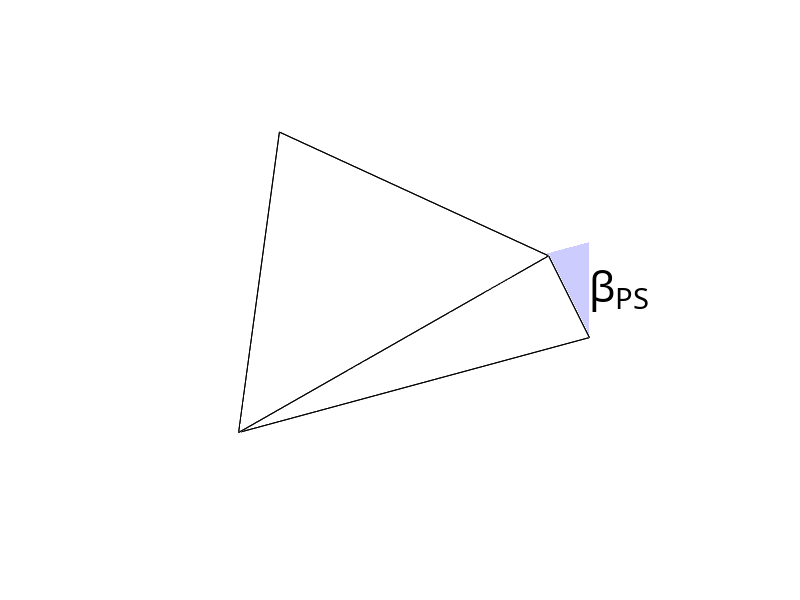
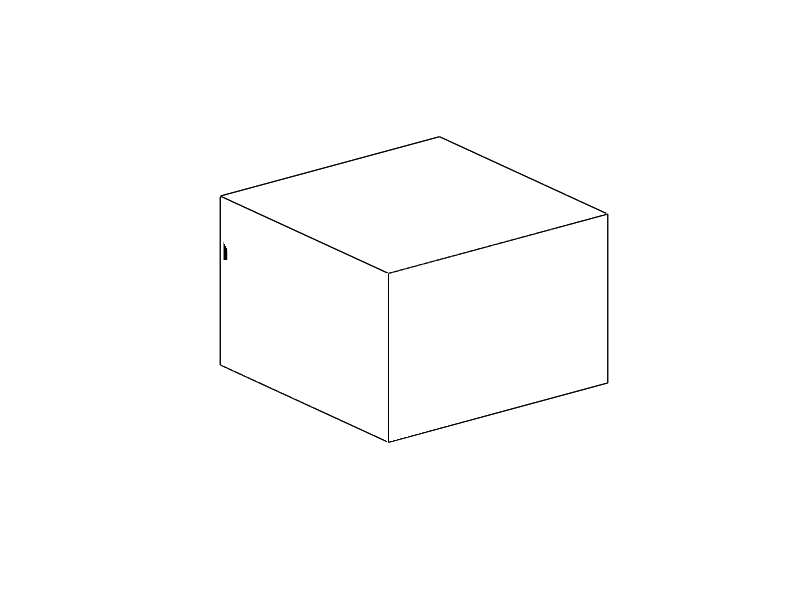

The MATLAB script that drew these images, in order: (Note: this script raises an error after producing the figures.)
close all
clear all
figure(1)
z = 1/sqrt(2);
S.Vertices = ([1,0,-z;-1,0,-z;0,1,z;0,-1,z]')';
S.Faces = [1,3,4;2,3,4;1,2,3;1,2,4];
S.FaceVertexCData = [ 1 ];
p = patch(S); hold on
set( p,'FaceColor',[1 1 1], ...
    'FaceAlpha',0.0,'FaceLighting','gouraud','EdgeColor','k')

[X,Y,Z]=sphere;
% use surf function to plot
R = 0.05;
centerSphere=surf(R*X,R*Y,R*Z);% center of mass sphere
set( centerSphere,'FaceColor',[0 0 0], ...
   'FaceAlpha',0.4,'FaceLighting','gouraud','EdgeColor','none');




theta0 = [[0; 0; 0], [1; 0;-z], [1; 0; 0]];
angletheta = fill3(theta0(1,:),theta0(2,:),theta0(3,:),'b');
set(angletheta,'FaceAlpha', 0.2, 'EdgeColor','none');
postxt = (([1; 0;-z]+ [1; 0; 0])/2);
Text = text(postxt(1), postxt(2), postxt(3), ['\beta_{PS}'])

set(Text, ...
    'FontName'   , 'Modern No. 20' , ...
    'FontWeight' , 'bold'      );

set( Text                    , ...
    'FontSize'   , 30         , ...
    'FontWeight' , 'normal'   );

theta0 = [[0; 0; 0], [0; 1;z], [0; 1; 0]];
angletheta = fill3(theta0(1,:),theta0(2,:),theta0(3,:),'b');
set(angletheta,'FaceAlpha', 0.2, 'EdgeColor','none');
postxt = ([0,1,z] + [0, 1, 0])/2;
Text = text(postxt(1), postxt(2), postxt(3), ['\beta_{PS}'])

set(Text, ...
    'FontName'   , 'Modern No. 20' , ...
    'FontWeight' , 'bold'      );

set( Text                    , ...
    'FontSize'   , 30         , ...
    'FontWeight' , 'normal'   );
 
axis off

figure(2)
xc=0; yc=0; zc=0;    % coordinated of the center
L=1;                 % cube size (length of an edge)


X = [0 0 0 0 0 1; 1 0 1 1 1 1; 1 0 1 1 1 1; 0 0 0 0 0 1];
Y = [0 0 0 0 1 0; 0 1 0 0 1 1; 0 1 1 1 1 1; 0 0 1 1 1 0];
Z = [0 0 1 0 0 0; 0 0 1 0 0 0; 1 1 1 0 1 1; 1 1 1 0 1 1];

C='blue';                  % unicolor

X = L*(X-0.5) + xc;
Y = L*(Y-0.5) + yc;
Z = L*(Z-0.5) + zc; 

p = fill3(X,Y,Z,C); hold on   % draw cube

set( p,'FaceColor',[1 1 1], ...
    'FaceAlpha',0.0,'FaceLighting','gouraud','EdgeColor','k')


theta0 = [[0; 0; 0], [0.5;0.5;0], [0.5;0.5;-0.5]];
angletheta = fill3(theta0(1,:),theta0(2,:),theta0(3,:),'b');
set(angletheta,'FaceAlpha', 0.2, 'EdgeColor','none');
postxt = (([0.5;0.5;0]+ [0.5;0.5;-0.5])/2);
Text = text(postxt(1), postxt(2), postxt(3), ['\beta_{PS}'])

set(Text, ...
    'FontName'   , 'Modern No. 20' , ...
    'FontWeight' , 'bold'      );

set( Text                    , ...
    'FontSize'   , 30         , ...
    'FontWeight' , 'normal'   );

theta0 = [[0; 0; 0], [-0.5;0.5;0], [-0.5;0.5;0.5]];
angletheta = fill3(theta0(1,:),theta0(2,:),theta0(3,:),'b');
set(angletheta,'FaceAlpha', 0.2, 'EdgeColor','none');
postxt = ([-0.5;0.5;0]+ [-0.5;0.5;0.5])/2;
Text = text(postxt(1), postxt(2), postxt(3), ['\beta_{PS}'])

set(Text, ...
    'FontName'   , 'Modern No. 20' , ...
    'FontWeight' , 'bold'      );

set( Text                    , ...
    'FontSize'   , 30         , ...
    'FontWeight' , 'normal'   );
[X,Y,Z]=sphere;

% use surf function to plot
R = 0.05;
centerSphere=surf(R*X,R*Y,R*Z);% center of mass sphere
set( centerSphere,'FaceColor',[0 0 0], ...
   'FaceAlpha',0.4,'FaceLighting','gouraud','EdgeColor','none');
axis off

figure(3)

[V,F]=platonic_solid(3,1);
patch('Faces',F,'Vertices',V,'FaceColor','b','FaceAlpha',0.0,'EdgeColor','k','LineWidth',1);
hold on
[X,Y,Z]=sphere;

% use surf function to plot
R = 0.05;
centerSphere=surf(R*X,R*Y,R*Z);% center of mass sphere
set( centerSphere,'FaceColor',[0 0 0], ...
   'FaceAlpha',0.4,'FaceLighting','gouraud','EdgeColor','none');


theta0 = [[0; 0; 0], [-0.707;0.707;0], [-0.3535;0.3535;0.5]];
angletheta = fill3(theta0(1,:),theta0(2,:),theta0(3,:),'b');
set(angletheta,'FaceAlpha', 0.2, 'EdgeColor','none');
postxt = ([-0.5;0.5;0]+ [-0.5;0.5;0.5])/2;
Text = text(postxt(1), postxt(2), postxt(3), ['\beta_{PS}'])

set(Text, ...
    'FontName'   , 'Modern No. 20' , ...
    'FontWeight' , 'bold'      );

set( Text                    , ...
    'FontSize'   , 30         , ...
    'FontWeight' , 'normal'   );
axis off